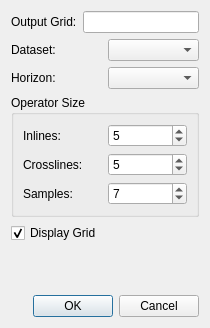
<?xml version="1.0" encoding="UTF-8"?>
<ui version="4.0">
 <class>HorizonSemblanceDialog</class>
 <widget class="QDialog" name="HorizonSemblanceDialog">
  <property name="geometry">
   <rect>
    <x>0</x>
    <y>0</y>
    <width>210</width>
    <height>328</height>
   </rect>
  </property>
  <property name="windowTitle">
   <string>Horizon Semblance</string>
  </property>
  <layout class="QVBoxLayout" name="verticalLayout">
   <item>
    <layout class="QHBoxLayout" name="horizontalLayout">
     <item>
      <widget class="QLabel" name="label">
       <property name="text">
        <string>Output Grid:</string>
       </property>
      </widget>
     </item>
     <item>
      <widget class="QLineEdit" name="leGrid"/>
     </item>
    </layout>
   </item>
   <item>
    <layout class="QGridLayout" name="gridLayout">
     <item row="0" column="0">
      <widget class="QLabel" name="label_2">
       <property name="text">
        <string>Dataset:</string>
       </property>
      </widget>
     </item>
     <item row="0" column="1">
      <widget class="QComboBox" name="cbDataset"/>
     </item>
     <item row="1" column="0">
      <widget class="QLabel" name="label_3">
       <property name="text">
        <string>Horizon:</string>
       </property>
      </widget>
     </item>
     <item row="1" column="1">
      <widget class="QComboBox" name="cbHorizon"/>
     </item>
    </layout>
   </item>
   <item>
    <widget class="QGroupBox" name="groupBox">
     <property name="title">
      <string>Operator Size</string>
     </property>
     <layout class="QGridLayout" name="gridLayout_2">
      <item row="0" column="0">
       <widget class="QLabel" name="label_4">
        <property name="text">
         <string>Inlines:</string>
        </property>
       </widget>
      </item>
      <item row="0" column="1">
       <widget class="QSpinBox" name="sbInlines">
        <property name="minimum">
         <number>1</number>
        </property>
        <property name="maximum">
         <number>99</number>
        </property>
        <property name="singleStep">
         <number>2</number>
        </property>
        <property name="value">
         <number>5</number>
        </property>
       </widget>
      </item>
      <item row="1" column="0">
       <widget class="QLabel" name="label_5">
        <property name="text">
         <string>Crosslines:</string>
        </property>
       </widget>
      </item>
      <item row="1" column="1">
       <widget class="QSpinBox" name="sbCrosslines">
        <property name="minimum">
         <number>1</number>
        </property>
        <property name="maximum">
         <number>99</number>
        </property>
        <property name="singleStep">
         <number>2</number>
        </property>
        <property name="value">
         <number>5</number>
        </property>
       </widget>
      </item>
      <item row="2" column="0">
       <widget class="QLabel" name="label_6">
        <property name="text">
         <string>Samples:</string>
        </property>
       </widget>
      </item>
      <item row="2" column="1">
       <widget class="QSpinBox" name="sbSamples">
        <property name="minimum">
         <number>1</number>
        </property>
        <property name="maximum">
         <number>99</number>
        </property>
        <property name="singleStep">
         <number>2</number>
        </property>
        <property name="value">
         <number>7</number>
        </property>
       </widget>
      </item>
     </layout>
    </widget>
   </item>
   <item>
    <widget class="QCheckBox" name="cbDisplay">
     <property name="text">
      <string>Display Grid</string>
     </property>
     <property name="checked">
      <bool>true</bool>
     </property>
    </widget>
   </item>
   <item>
    <spacer name="verticalSpacer">
     <property name="orientation">
      <enum>Qt::Vertical</enum>
     </property>
     <property name="sizeHint" stdset="0">
      <size>
       <width>20</width>
       <height>40</height>
      </size>
     </property>
    </spacer>
   </item>
   <item>
    <widget class="QDialogButtonBox" name="buttonBox">
     <property name="orientation">
      <enum>Qt::Horizontal</enum>
     </property>
     <property name="standardButtons">
      <set>QDialogButtonBox::Cancel|QDialogButtonBox::Ok</set>
     </property>
    </widget>
   </item>
  </layout>
 </widget>
 <resources/>
 <connections>
  <connection>
   <sender>buttonBox</sender>
   <signal>accepted()</signal>
   <receiver>HorizonSemblanceDialog</receiver>
   <slot>accept()</slot>
   <hints>
    <hint type="sourcelabel">
     <x>248</x>
     <y>254</y>
    </hint>
    <hint type="destinationlabel">
     <x>157</x>
     <y>274</y>
    </hint>
   </hints>
  </connection>
  <connection>
   <sender>buttonBox</sender>
   <signal>rejected()</signal>
   <receiver>HorizonSemblanceDialog</receiver>
   <slot>reject()</slot>
   <hints>
    <hint type="sourcelabel">
     <x>316</x>
     <y>260</y>
    </hint>
    <hint type="destinationlabel">
     <x>286</x>
     <y>274</y>
    </hint>
   </hints>
  </connection>
 </connections>
</ui>
